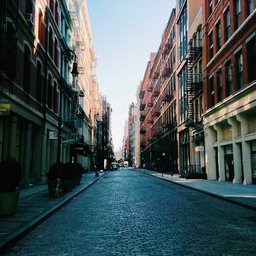
#> input picture CV/Lab_1/input/detail_high.jpg, 256 x 256 px
$ python lab_1.py
#> lines starting #> are read from the running program, lines starting #| are printed output that depends on the picture
"""Lab 1, variant 2: 2D linear filtering (convolution) with different kernels.

Only numpy does the work; matplotlib is used to read, show and save images.
"""

import itertools
import logging
from pathlib import Path

import matplotlib.image as mpimg
import matplotlib.pyplot as plt
import numpy as np
from matplotlib.axes import Axes
from numpy.typing import NDArray

logger = logging.getLogger(__name__)

Image = NDArray[np.float64]

BASE_DIR = Path(__file__).parent
INPUT_DIR = BASE_DIR / "input"
OUTPUT_DIR = BASE_DIR / "outputs"

IMAGES = ("detail_high", "detail_low", "contrast_high", "contrast_low")
IMAGE_COLORS = ("#2a78d6", "#eb6834", "#1baf7a", "#eda100")
SURFACE = "#fcfcfb"
INK = "#0b0b0b"
MUTED_INK = "#52514e"

MAX_PIXEL = 255.0
GRAY_WEIGHTS = np.array([0.299, 0.587, 0.114])
FIGURE_DPI = 70
JPEG_QUALITY = 60
GRID_COLUMNS = 5
CORNER_SIZE = 40
BAR_WIDTH = 0.2


def box_kernel(size: int) -> Image:
    return np.full((size, size), 1.0 / size**2)


def gaussian_kernel(size: int, sigma: float) -> Image:
    """Sampled Gaussian, outer product of two 1D profiles, normalised to sum 1."""
    x = np.arange(size) - size // 2
    profile = np.exp(-(x**2) / (2 * sigma**2)) / (sigma * np.sqrt(2 * np.pi))
    kernel = np.outer(profile, profile)
    return kernel / kernel.sum()


def motion_kernel(length: int) -> Image:
    return np.full((1, length), 1.0 / length)


KERNELS: dict[str, Image] = {
    "identity": np.array([[0.0, 0.0, 0.0], [0.0, 1.0, 0.0], [0.0, 0.0, 0.0]]),
    "box_3": box_kernel(3),
    "box_7": box_kernel(7),
    "gauss_5_s1": gaussian_kernel(5, 1.0),
    "gauss_9_s2": gaussian_kernel(9, 2.0),
    "motion_9": motion_kernel(9),
    "sharpen": np.array([[0.0, -1.0, 0.0], [-1.0, 5.0, -1.0], [0.0, -1.0, 0.0]]),
    "laplacian": np.array([[1.0, 1.0, 1.0], [1.0, -8.0, 1.0], [1.0, 1.0, 1.0]]),
    "emboss": np.array([[-2.0, -1.0, 0.0], [-1.0, 1.0, 1.0], [0.0, 1.0, 2.0]]),
}
SIGNED_KERNELS = frozenset({"laplacian", "emboss"})


def load_gray(path: Path) -> Image:
    """Read an RGB image and convert it to grayscale in [0, 255]."""
    raw = mpimg.imread(path)
#> raw is the input picture: shape (256, 256, 3); mean R, G, B 73.5, 86.9, 88.4
    scale = 1.0 if raw.dtype == np.uint8 else MAX_PIXEL
#> scale = 1
    return raw[..., :3].astype(np.float64) * scale @ GRAY_WEIGHTS
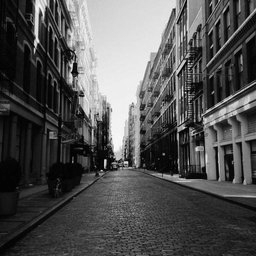
#> returned value: shape (256, 256) float64; min 0, max 254.7, mean 83.1


def _border_index(size: int, pad: int, mode: str) -> NDArray[np.intp]:
    """Source index for every padded position along one axis."""
    index = np.arange(-pad, size + pad)
    if mode == "edge":
        return np.clip(index, 0, size - 1)
    if mode == "reflect":
        period = 2 * (size - 1)
        index = np.abs(index) % period
        return np.where(index >= size, period - index, index)
    msg = f"unknown padding mode: {mode}"
    raise ValueError(msg)


def pad_image(img: Image, pad_h: int, pad_w: int, mode: str = "reflect") -> Image:
    """Pad with zeros, replicated edge pixels, or a mirror (without repeating the edge)."""
    h, w = img.shape
    if mode == "zero":
        out = np.zeros((h + 2 * pad_h, w + 2 * pad_w))
        out[pad_h : pad_h + h, pad_w : pad_w + w] = img
        return out
    rows = _border_index(h, pad_h, mode)
    cols = _border_index(w, pad_w, mode)
    return img[np.ix_(rows, cols)]


def convolve2d(img: Image, kernel: Image, mode: str = "reflect") -> Image:
    """Same-size 2D convolution: sum of shifted copies of the image weighted by the flipped kernel."""
#> called with kernel = array of shape (3, 3), mode = 'reflect'
    kh, kw = kernel.shape
    if kh % 2 == 0 or kw % 2 == 0:
        msg = "kernel sides must be odd"
        raise ValueError(msg)
    h, w = img.shape
    padded = pad_image(img, kh // 2, kw // 2, mode)
    flipped = kernel[::-1, ::-1]
    out = np.zeros_like(img)
    for i, j in itertools.product(range(kh), range(kw)):
        out += flipped[i, j] * padded[i : i + h, j : j + w]
    return out


def to_display(img: Image, name: str) -> NDArray[np.uint8]:
    """Clip to [0, 255]; zero-sum kernels are centred on mid-gray and scaled symmetrically."""
    if name in SIGNED_KERNELS:
        peak = max(float(np.abs(img).max()), 1.0)
        img = 128.0 + img * (128.0 / peak)
    return np.rint(np.clip(img, 0.0, MAX_PIXEL)).astype(np.uint8)


def mse(a: Image, b: Image) -> float:
    return float(np.mean((a - b) ** 2))


def psnr(a: Image, b: Image) -> float:
    error = mse(a, b)
    return float("inf") if error == 0 else float(10 * np.log10(MAX_PIXEL**2 / error))


def sharpness(img: Image) -> float:
    """Mean gradient magnitude from forward differences."""
    gx = np.diff(img, axis=1)[:-1, :]
    gy = np.diff(img, axis=0)[:, :-1]
    return float(np.mean(np.hypot(gx, gy)))


class Result:
    def __init__(self, output: Image, reference: Image) -> None:
        self.output = output
        self.psnr = psnr(reference, output)
        self.sharpness = sharpness(output)


def run_kernels(img: Image) -> dict[str, Result]:
    return {name: Result(convolve2d(img, kernel), img) for name, kernel in KERNELS.items()}


def save_figure(fig: plt.Figure, path: Path) -> None:
    pil_kwargs = {"quality": JPEG_QUALITY} if path.suffix == ".jpg" else None
    fig.savefig(path, dpi=FIGURE_DPI, facecolor=SURFACE, pil_kwargs=pil_kwargs)
    plt.close(fig)
    logger.info("saved %s", path.name)


def show_panel(ax: Axes, img: NDArray[np.uint8], title: str) -> None:
    ax.imshow(img, cmap="gray", vmin=0, vmax=255, interpolation="nearest")
    ax.set_title(title, fontsize=8, color=INK)
    ax.axis("off")


def plot_grid(name: str, original: Image, results: dict[str, Result]) -> None:
    """Original plus every kernel result for one input image."""
#> called with name = 'detail_high'
    panels = [("original", original, "")]
    panels += [(k, r.output, f"\nPSNR {r.psnr:.1f} dB") for k, r in results.items()]
#> panels = 10 items
    rows = -(-len(panels) // GRID_COLUMNS)
#> rows = 2
    fig, axes = plt.subplots(rows, GRID_COLUMNS, figsize=(12, 3.0 * rows))
    fig.suptitle(f"{name}: 2D convolution with different kernels", color=INK)
    for ax, (label, img, note) in zip(axes.flat, panels, strict=False):
        show_panel(ax, to_display(img, label), label + note)
#> this loop made 10 passes
#> label on passes 2 to 8: 'identity', 'box_3', 'box_7', 'gauss_5_s1', 'gauss_9_s2', 'motion_9', 'sharpen'
#> (label, peak in to_display) on passes 9 to 10: ('laplacian', 1271), ('emboss', 942)
    fig.tight_layout(h_pad=2.0)
    save_figure(fig, OUTPUT_DIR / f"{name}_grid.jpg")
#> in save_figure, `fig.savefig(path, dpi=FIGURE_DPI, facecolor=SURFACE, pil_kwargs=pil_kw..`:
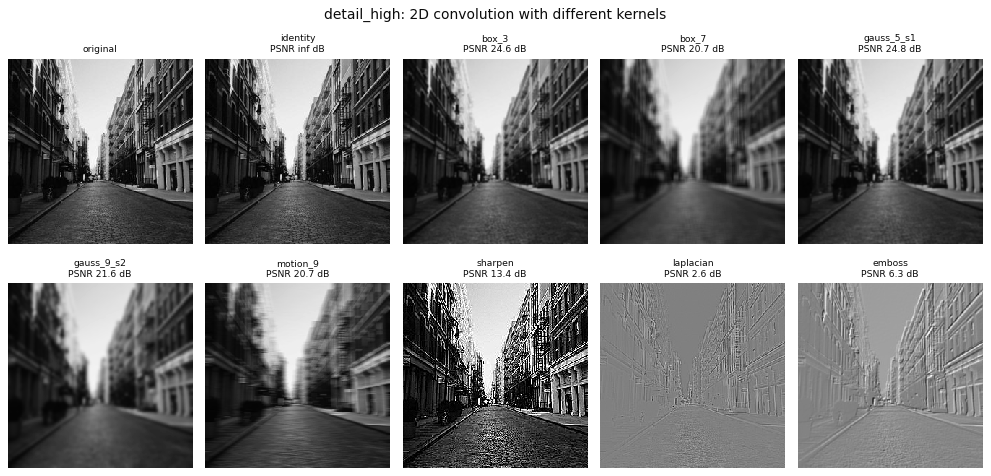
#> figure drawn by matplotlib, 10 panels


# [47 lines left out: functions draw_bars, plot_metrics, plot_padding_comparison, write_metrics_md, not called in this run]


def main() -> None:
    logging.basicConfig(level=logging.INFO, format="%(message)s")
    OUTPUT_DIR.mkdir(exist_ok=True)
    all_results: dict[str, dict[str, Result]] = {}
    for name in IMAGES:
        original = load_gray(INPUT_DIR / f"{name}.jpg")
        all_results[name] = run_kernels(original)
        plot_grid(name, original, all_results[name])
    plot_metrics(all_results)
    plot_padding_comparison(load_gray(INPUT_DIR / "detail_high.jpg"))
    write_metrics_md(all_results)


if __name__ == "__main__":
#> (the run stopped early here; a loop or call above may not have finished)
